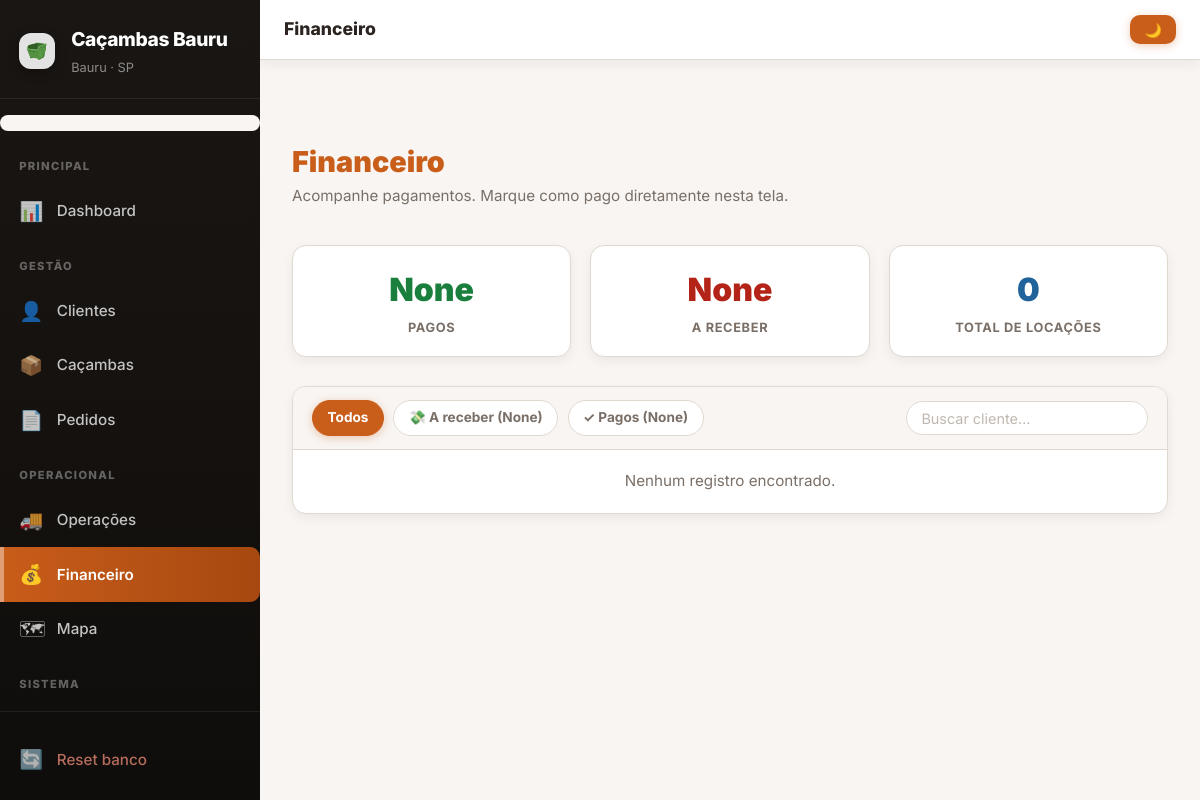
Page /financeiro on the earlier database version.
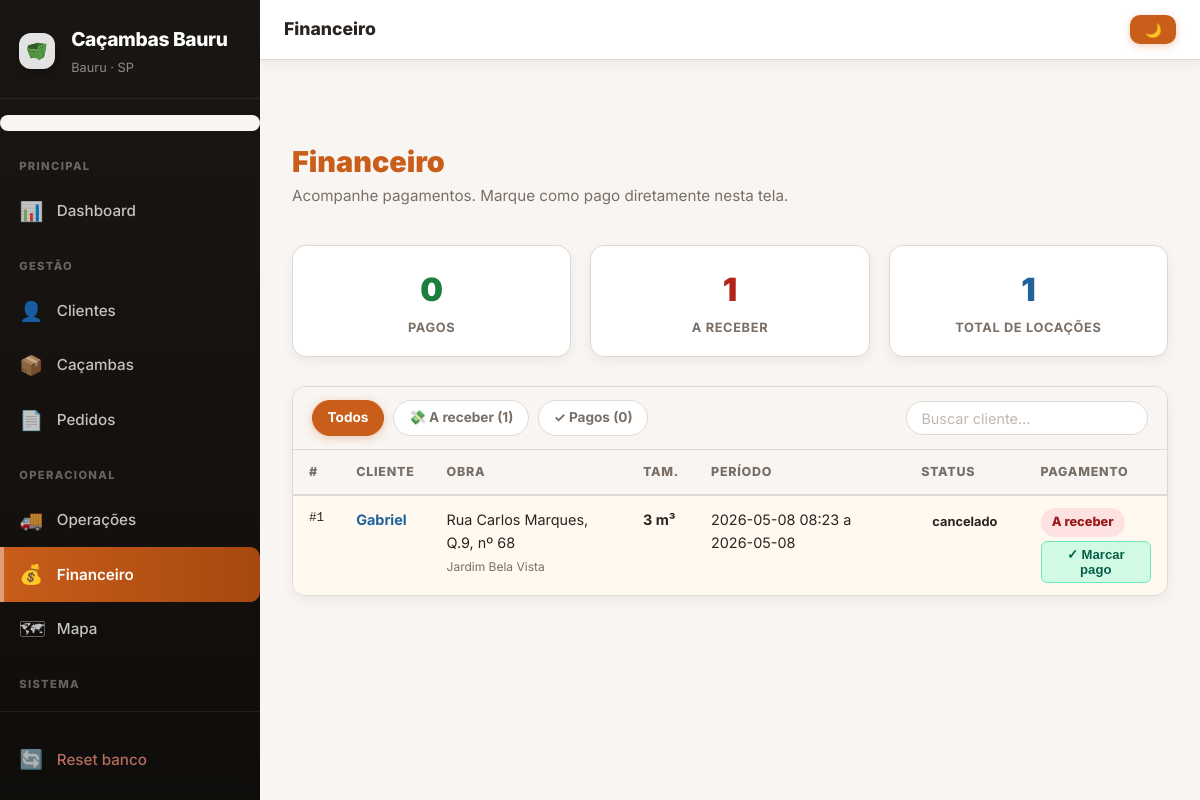
Same page on the later database version.
### tables this page shows
CREATE TABLE pedidos (
            id INTEGER PRIMARY KEY AUTOINCREMENT,
            cliente_id INTEGER NOT NULL,
            cacamba_id INTEGER,
            capacidade_m3 INTEGER NOT NULL,
            valor_total REAL NOT NULL DEFAULT 0,
            motorista_entrega TEXT NOT NULL DEFAULT '',
            motorista_retirada TEXT NOT NULL DEFAULT '',
            endereco_obra TEXT NOT NULL DEFAULT '',
            obra_cep TEXT NOT NULL DEFAULT '',
            obra_rua TEXT NOT NULL DEFAULT '',
            obra_quadra TEXT NOT NULL DEFAULT '',
            obra_numero TEXT NOT NULL DEFAULT '',
            obra_bairro TEXT NOT NULL DEFAULT '',
            data_inicio TEXT NOT NULL DEFAULT '',
            data_fim_prevista TEXT NOT NULL DEFAULT '',
            data_fim_real TEXT NOT NULL DEFAULT '',
            status TEXT NOT NULL DEFAULT 'pendente',
            pago INTEGER NOT NULL DEFAULT 0,
            criado_em TEXT NOT NULL DEFAULT '',
            latitude REAL,
            longitude REAL,
            observacoes TEXT NOT NULL DEFAULT '',
            FOREIGN KEY (cliente_id) REFERENCES clientes(id),
            FOREIGN KEY (cacamba_id) REFERENCES cacambas(id)
        );

CREATE TABLE clientes (
            id INTEGER PRIMARY KEY AUTOINCREMENT,
            tipo_pessoa TEXT NOT NULL DEFAULT 'pf',
            nome TEXT NOT NULL,
            cpf TEXT NOT NULL DEFAULT '',
            cnpj TEXT NOT NULL DEFAULT '',
            razao_social TEXT NOT NULL DEFAULT '',
            telefone TEXT NOT NULL,
            email TEXT DEFAULT '',
            endereco TEXT DEFAULT '',
            cep TEXT NOT NULL DEFAULT '',
            rua TEXT NOT NULL DEFAULT '',
            numero TEXT NOT NULL DEFAULT '',
            complemento TEXT NOT NULL DEFAULT ''
        );

### app.py (the view)
@app.route("/financeiro")
def financeiro():
    f = request.args.get("f","")
    q = request.args.get("q","").strip()
    conn = get_conn()
    where, params = [], []
    where.append("p.status != 'pendente'")
    if f == "pago":    where.append("p.pago=1")
    if f == "pendente": where.append("p.pago=0")
    if q: where.append("c.nome LIKE ?"); params.append(f"%{q}%")
    sql = (_PEDIDO_SELECT + " WHERE " + " AND ".join(where) +
           " ORDER BY p.pago ASC, p.id DESC")
    rows = conn.execute(sql, params).fetchall()
    totais = conn.execute(
        """SELECT
             COUNT(*) AS total,
             SUM(CASE WHEN pago=1 THEN 1 ELSE 0 END) AS pagos,
             SUM(CASE WHEN pago=0 AND status!='pendente' THEN 1 ELSE 0 END) AS pendentes
           FROM pedidos WHERE status != 'pendente'"""
    ).fetchone()
    conn.close()
    return render_template("financeiro.html",
        pedidos=rows, filtro=f, busca=q, totais=totais,
        hoje=date.today().isoformat())

### app.py (called while the page is built)
def _get_config():
    conn = get_conn()
    cfg = {r["chave"]: r["valor"] for r in conn.execute("SELECT chave,valor FROM config").fetchall()}
    conn.close()
    return cfg

def _dias_locacao(config=None):
    if config is None:
        config = _get_config()
    try:
        return max(1, min(int(config.get("dias_locacao","7")), 30))
    except ValueError:
        return 7

def _get_motoristas():
    conn = get_conn()
    rows = [r["nome"] for r in conn.execute("SELECT nome FROM motoristas ORDER BY nome").fetchall()]
    conn.close()
    return rows

@app.context_processor
def inject_global_context():
    cfg = _get_config()
    return {
        "empresa_nome": cfg.get("empresa_nome", "Caçambas Bauru"),
        "empresa_fone": cfg.get("empresa_fone", ""),
        "dias_locacao": _dias_locacao(cfg),
        "motoristas": _get_motoristas(),
    }

### database.py (called while the page is built)
def get_conn():
    conn = sqlite3.connect(DB_PATH)
    conn.row_factory = sqlite3.Row
    return conn

### templates/financeiro.html (shortened to what this page needs)
{% extends "base.html" %}
{% block topbar_title %}Financeiro{% endblock %}
{% block content %}
<section class="page-head">
  <div>
    <h2>Financeiro</h2>
    <p>Acompanhe pagamentos. Marque como pago diretamente nesta tela.</p>
  </div>
</section>
<div class="financeiro-resumo">
  <div class="fin-card verde">
    <div class="fin-num">{{ totais.pagos }}</div>
    <div class="fin-label">Pagos</div>
  </div>
  <div class="fin-card vermelho">
    <div class="fin-num">{{ totais.pendentes }}</div>
    <div class="fin-label">A receber</div>
  </div>
  <div class="fin-card azul">
    <div class="fin-num">{{ totais.total }}</div>
    <div class="fin-label">Total de locações</div>
  </div>
</div>
<div class="card table-wrap">
  <div class="filtros-bar">
    <a href="{{ url_for('financeiro') }}" class="filtro-chip {% if not filtro %}ativo{% endif %}">Todos</a>
    <a href="{{ url_for('financeiro', f='pendente') }}" class="filtro-chip {% if filtro=='pendente' %}ativo{% endif %}">💸 A receber ({{ totais.pendentes }})</a>
    <a href="{{ url_for('financeiro', f='pago') }}"    class="filtro-chip {% if filtro=='pago' %}ativo ok{% endif %}">✓ Pagos ({{ totais.pagos }})</a>
    <form method="get" action="{{ url_for('financeiro') }}" style="margin-left:auto">
      <input type="search" name="q" value="{{ busca }}" placeholder="Buscar cliente…" class="busca-inline">
    </form>
  </div>
  {% if pedidos %}
  <table class="tabela-dados">
    <thead>
      <tr><th>#</th><th>Cliente</th><th>Obra</th><th>Tam.</th><th>Período</th><th>Status</th><th>Pagamento</th></tr>
    </thead>
    <tbody>
      {% for p in pedidos %}
      {% set venc = p.data_fim_prevista and p.data_fim_prevista < hoje and p.status != 'finalizado' %}
      <tr class="{% if venc %}linha-vencida{% endif %} {% if not p.pago and p.status != 'pendente' %}linha-a-receber{% endif %}">
        <td class="mono">#{{ p.id }}</td>
        <td><a class="link-cliente" href="{{ url_for('cliente_detalhe', cid=p.cliente_id) }}">{{ p.cliente_nome }}</a></td>
        <td class="cel-obra">
          {{ p.obra_rua or p.endereco_obra or '—' }}
          {%- if p.obra_quadra %}, Q.{{ p.obra_quadra }}{% endif %}
          {%- if p.obra_numero %}, nº {{ p.obra_numero }}{% endif %}
          {% if p.obra_bairro %}<br><small class="muted">{{ p.obra_bairro }}</small>{% endif %}
        </td>
        <td><strong>{{ p.capacidade_m3 }} m³</strong></td>
        <td>
          {% if p.status in ['cancelado','finalizado'] and p.data_fim_real %}
            {{ p.data_inicio }} a {{ p.data_fim_real }}
          {% elif p.data_inicio %}
            {{ p.data_inicio }}
            {% if p.data_fim_prevista %}<br><small class="muted">até {{ p.data_fim_prevista }}</small>{% endif %}
          {% else %}
            —
          {% endif %}
        </td>
        <td><span class="status-chip status-{{ p.status }}">{{ p.status.replace('_',' ') }}</span></td>
        <td>
          {% if p.pago %}
            <span class="badge-pago">✓ Pago</span>
          {% else %}
            <span class="badge-nao-pago">A receber</span><br>
            <form class="inline-form" method="post" action="{{ url_for('pedido_pagar', pid=p.id) }}">
              <button class="btn-pagar" style="margin-top:.3rem">✓ Marcar pago</button>
            </form>
          {% endif %}
        </td>
      </tr>
      {% endfor %}
    </tbody>
  </table>
  {% else %}
  <div class="empty-state">Nenhum registro encontrado.</div>
  {% endif %}
</div>
{% endblock %}

Differences in the rows shown:
added pedidos: id "1", cliente_nome "Gabriel", obra_rua "Rua Carlos Marques", obra_quadra "9", obra_numero "68", obra_bairro "Jardim Bela Vista", capacidade_m3 "3", data_inicio "2026-05-08 08:23", data_fim_real "2026-05-08", status.replace "cancelado"
Other differences:
{{ totais.pagos }}: "None" → "0"
{{ totais.pendentes }}: "None" → "1"
{{ totais.total }}: "0" → "1"
text no longer shown: "Nenhum registro encontrado."
text now shown: "# CLIENTE OBRA TAM. PERÍODO STATUS PAGAMENTO"
